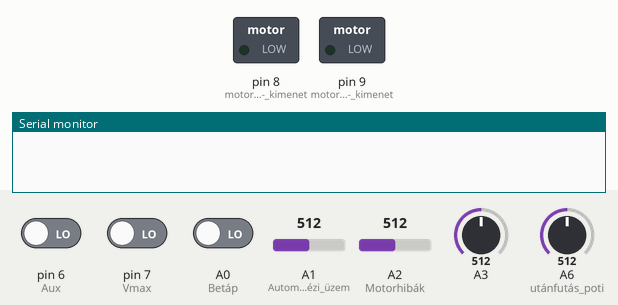
A sketch run on a simulated Arduino Nano, built with avr-gcc and run on an emulated ATmega328P. Parts: switched loads named in the sketch (green lamp = pin HIGH), the last lines printed to the serial monitor. The test bench sets the inputs (shaded band); at power-on: A1 (Automata-kézi_üzem) = 512, A2 (Motorhibák) = 512, pin 6 (Aux) LOW, pin 7 (Vmax) LOW, A0 (Betáp) LOW, A3 = 512, A6 (utánfutás_poti) = 512. Pins used as bus, display or sensor lines are not drawn.

Above: at 0.8 s.
0.9 s: A1 (Automata-kézi_üzem) set to 683
2.8 s: A1 (Automata-kézi_üzem) set to 708
At 4.4 s:
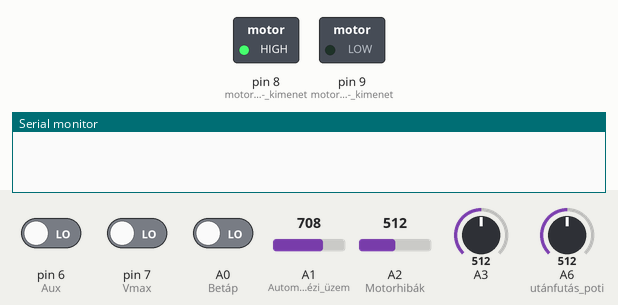
5.2 s: A2 (Motorhibák) set to 469
7.1 s: A2 (Motorhibák) set to 442
At 9.2 s:
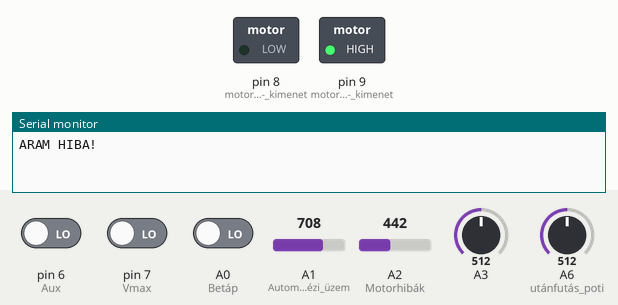
9.5 s: A2 (Motorhibák) set to 109
11.4 s: A2 (Motorhibák) set to 96
At 12.8 s:
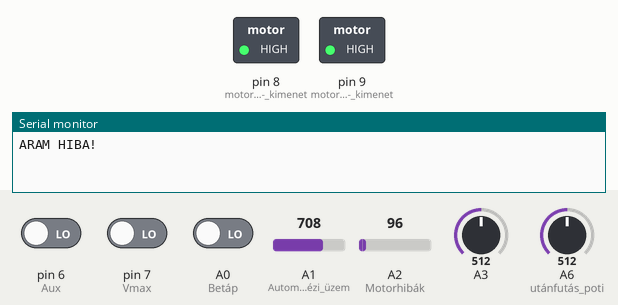
Timing chart, 0 to 14.4 s (numbered marks = the images above; inputs shaded):
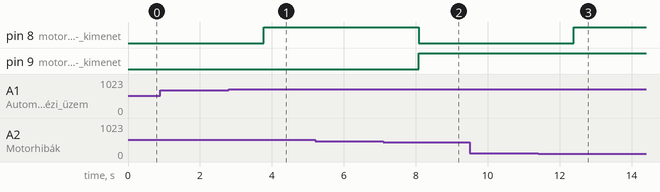

The sketch:

SZIV_VEZ_02.ino
```cpp
#include <SPI.h>
#include <SoftwareSerial.h>
SoftwareSerial gsm = SoftwareSerial(4, 5);

String telszam = "+36709421310";
char ok[] = "OK";
bool tovabb;
bool bet_hiba_timer_start, bet_hiba_timer_finish;
bool m1_hiba_timer_start, m1_hiba_timer_finish;
bool m2_hiba_timer_start, m2_hiba_timer_finish;
bool vmax_hiba_timer_start, vmax_hiba_timer_finish;
bool sms_m1h, sms_m2h, sms_m1h_flag, sms_m2h_flag, sms_betap, sms_vmax;
bool mot1_hiba, mot2_hiba, valt, mot_valtak, mot_valt_cs1, szint_kapcs;
bool mot1_out, mot2_out, SSR_out, aux_in, vmax_in, betap_in;
bool fut_LED, am_LED, hiba_LED, level1_LED, level2_LED, level3_LED, mot1_LED, mot2_LED;
byte loopcnt, LED_OUT, timer2, bet_hiba_timer, m1_hiba_timer, m2_hiba_timer, vmax_hiba_timer;
int auto_manual_in, motorhiba_in, szint_in, utanfutas_in;
unsigned long timer1 = 0;

void setup() {
  sms_betap = true;
  pinMode(A0, INPUT);  // Betáp
  pinMode(A1, INPUT);  // Automata-kézi üzem
  pinMode(A2, INPUT);  // Motorhibák
  pinMode(A3, INPUT);  // 4-20mA szint
  pinMode(A6, INPUT);  // utánfutás poti
  pinMode(6,  INPUT);  // Aux
  pinMode(7,  INPUT);  // Vmax
  pinMode(3,  OUTPUT); // SS RELÉ - hiba kimenet
  pinMode(8,  OUTPUT); // motor1 - kimenet
  pinMode(9,  OUTPUT); // motor2 - kimenet
  pinMode(10, OUTPUT); // SPI_SS
  SPI.begin();
  Serial.begin(57600);
  gsm.begin(57600);

  while (1) {

    if (valt) {
      for (byte i = 0; i < 10; i++) analogReference(INTERNAL);
      for (byte i = 0; i < 3; i++) auto_manual_in =  analogRead(A1);
      for (byte i = 0; i < 3; i++) motorhiba_in   =  analogRead(A2);
      for (byte i = 0; i < 3; i++) szint_in       =  analogRead(A3);
    }
    else {
      for (byte i = 0; i < 10; i++) analogReference(DEFAULT);
      for (byte i = 0; i < 3; i++) utanfutas_in   =  analogRead(A6);
    }

    betap_in       =  digitalRead(A0);
    aux_in         =  digitalRead(6);
    vmax_in        =  digitalRead(7);

    if (millis() - timer1 > 20) {

      // HeartBeat kijezlése a FUT_LED-re ha van betáp, 2 másodpercenként felvillantva:
      if ((loopcnt == 0 || loopcnt == 15) && betap_in == 1) {
        fut_LED = true;
      }
      else {
        fut_LED = false;
      }

      // Szint mérés kijelzése
      if (szint_in > 650) {
        level3_LED = true;
        level2_LED = true;
        level1_LED = true;
        mot1_out = true;
        mot2_out = true;
        mot_valt_cs1 = true;
        timer2 = 0;
      }
      else if (szint_in > 450) {
        level3_LED = false;
        level2_LED = true;
        level1_LED = true;
        if (mot_valt_cs1) {
          mot_valtak = !mot_valtak;
          mot_valt_cs1 = false;
        }
        if (mot_valtak) {
          mot1_out = true;
          if (timer2 >= (utanfutas_in / 32) + 1) {
            mot2_out = true;
          }
          else {
            mot2_out = false;
          }
        }
        else {
          if (timer2 >= (utanfutas_in / 32) + 1) {
            mot1_out = true;
          }
          else {
            mot1_out = false;
          }
          mot2_out = true;
        }
        szint_kapcs = true;
      }
      else if (szint_in > 250) {
        level3_LED = false;
        level2_LED = false;
        level1_LED = true;
        timer2 = 0;
        // motor előző állapotát tartja...
        if (szint_kapcs) {
          if (mot_valtak) {
            mot1_out = true;
            mot2_out = false;
          }
          else {
            mot1_out = false;
            mot2_out = true;
          }
        }
      }
      else {
        level3_LED = false;
        level2_LED = false;
        level1_LED = false;
        mot1_out = false;
        mot2_out = false;
        szint_kapcs = false;
        mot_valt_cs1 = true;
        timer2 = 0;
      }

      // Auto - Manual mod valaszto:
      if (auto_manual_in > 700) {
        mot1_out = true;
        mot2_out = true;
        am_LED = true;
      }
      else if (auto_manual_in > 450) {
        mot1_out = false;
        mot2_out = true;
        am_LED = true;
      }
      else if (auto_manual_in > 300) {
        mot1_out = true;
        mot2_out = false;
        am_LED = true;
      }
      else if (auto_manual_in > 100) {
        am_LED = false;
      }
      else {
        if (betap_in) {
          hiba_LED = true;
          am_LED = true;
        }
        else {
          am_LED = false;
        }
      }

      // Motor hiba valasztas:
      if (motorhiba_in > 700) {
        sms_m2h = true;
        sms_m1h = true;
        mot2_hiba = true;
        mot1_hiba = true;
      }
      else if (motorhiba_in > 450) {
        sms_m2h = true;
        sms_m1h = false;
        mot2_hiba = true;
        mot1_hiba = false;
      }
      else if (motorhiba_in > 300) {
        sms_m2h = false;
        sms_m1h = true;
        mot2_hiba = false;
        mot1_hiba = true;
      }
      else if (motorhiba_in > 100) {
        if (betap_in) {
          sms_m2h = false;
          sms_m1h = false;
          mot2_hiba = false;
          mot1_hiba = false;
        }
      }
      else {
        if (betap_in) {
          mot2_hiba = true;
          mot1_hiba = true;
        }
        else {
          mot2_hiba = false;
          mot1_hiba = false;
        }
      }

      // picit több késleltetés, 500ms -onként teljesül :
      if (loopcnt == 0 || loopcnt == 25 || loopcnt == 50 || loopcnt == 75) {
        // AD konverzió referencia kapcsolgatása
        valt = !valt;

        // Ha nincs betáp akkor villogó hibajelzés:
        if (betap_in == 0) {
          hiba_LED = true;
        }


        // Vész Maximum esetén Motorokat bekapcsolja, Level3 LED villog:
        if (vmax_in) {
          mot1_out = true;
          mot2_out = true;
          level3_LED = true;
        }

        // Motorhiba esetén a hozzátartozó LED villogtatása:
        if (mot1_hiba) {
          mot1_LED = true;
          hiba_LED = true;
          mot1_out = false;
        }
        else {
          mot1_LED = mot1_out;
        }
        if (mot2_hiba) {
          mot2_LED = true;
          hiba_LED = true;
          mot2_out = false;
        }
        else {
          mot2_LED = mot2_out;
        }

        digitalWrite(8, mot1_out);  // motor 1 vezérlése
        digitalWrite(9, mot2_out);  // motor 2 vezérlése
        /*
          Serial.print("Mot1: ");
          Serial.print(mot1_out);
          Serial.print("\t");
          Serial.print("Mot2: ");
          Serial.print(mot2_out);
          Serial.println("\t");
        */
        mot1_out = false;
        mot2_out = false;
      }
      else {
        if (mot1_hiba) {
          mot1_LED = false;
        }
        if (mot2_hiba) {
          mot2_LED = false;
        }
        if (mot1_hiba == 0 && mot2_hiba == 0) {
          hiba_LED = false;
        }
        if (szint_in > 650 && vmax_in) {
          level3_LED = false;
        }
        if (auto_manual_in < 100) {
          am_LED = false;
        }
      }

      digitalWrite(3, hiba_LED);  // SSR relé vezérlése
      LED_OUT = (fut_LED << 7) | (am_LED << 6) | (hiba_LED << 5) | (mot1_LED << 4) | (mot2_LED << 3) | (level1_LED << 2) | (level2_LED << 1) | level3_LED;
      bitClear (PORTB, 2);
      SPI.transfer(LED_OUT);
      bitSet (PORTB, 2);
      /*
            Serial.print("pot: ");
            Serial.print(utanfutas_in / 32);
            Serial.print("\t");

            Serial.print("A/M: ");
            Serial.print(auto_manual_in);
            Serial.print("\t");

            Serial.print("M_hiba: ");
            Serial.print(motorhiba_in);
            Serial.print("\t");

            Serial.print("Szint: ");
            //Serial.print(float(szint_in * 19.64 / 1024));
            Serial.print(szint_in);
            Serial.print("\t");

            Serial.print((betap_in << 7) | (aux_in << 6) | (vmax_in << 5) | (mot1_LED << 4) | (mot2_LED << 3) | (level1_LED << 2) | (level2_LED << 1) | level3_LED, BIN);

            Serial.println();
      */


      if (loopcnt > 99) {

        // váltakozva indulás időzítője:
        if (timer2 < 255) timer2++;

        // betap hiba timer
        if (bet_hiba_timer_start) {
          if (bet_hiba_timer < 3) {
            bet_hiba_timer++;
          }
          else {
            bet_hiba_timer_finish = true;
            bet_hiba_timer_start = false;
            bet_hiba_timer = 0;
          }
        }
        else {
          bet_hiba_timer = 0;
        }

        // motor 1 hiba timer
        if (m1_hiba_timer_start) {
          if (m1_hiba_timer < 3) {
            m1_hiba_timer++;
          }
          else {
            m1_hiba_timer_finish = true;
            m1_hiba_timer_start = false;
            m1_hiba_timer = 0;
          }
        }
        else {
          m1_hiba_timer = 0;
        }

        // motor 2 hiba timer
        if (m2_hiba_timer_start) {
          if (m2_hiba_timer < 3) {
            m2_hiba_timer++;
          }
          else {
            m2_hiba_timer_finish = true;
            m2_hiba_timer_start = false;
            m2_hiba_timer = 0;
          }
        }
        else {
          m2_hiba_timer = 0;
        }

        // vmax hiba timer
        if (vmax_hiba_timer_start) {
          if (vmax_hiba_timer < 3) {
            vmax_hiba_timer++;
          }
          else {
            vmax_hiba_timer_finish = true;
            vmax_hiba_timer_start = false;
            vmax_hiba_timer = 0;
          }
        }
        else {
          vmax_hiba_timer = 0;
        }

        loopcnt = 0;
      }
      else {
        loopcnt++;
      }
      timer1 = millis();
    }

    //SMS küldés:

    // betáp hiba esetén:
    if (betap_in != sms_betap) {
      bet_hiba_timer_start = true;
      if (bet_hiba_timer_finish) {
        if (!betap_in) {
          Serial.println(F("ARAM HIBA!"));
        }
        else {
          Serial.println(F("ARAM OK..."));
        }
        sms_betap = betap_in;
        bet_hiba_timer_finish = false;
      }
    }
    else {
      bet_hiba_timer_start = false;
    }

    // 1. Motorhiba esetén
    if (sms_m1h != sms_m1h_flag) {
      m1_hiba_timer_start = true;
      if (m1_hiba_timer_finish) {
        if (sms_m1h) {
          Serial.println(F(" 1. MOTOR HIBA"));
        }
        else {
          Serial.println(F(" 1. MOTOR OK..."));
        }
        sms_m1h_flag = sms_m1h;
        m1_hiba_timer_finish = false;
      }
    }
    else {
      m1_hiba_timer_start = false;
    }

    // 2. Motorhiba esetén
    if (sms_m2h != sms_m2h_flag) {
      m2_hiba_timer_start = true;
      if (m2_hiba_timer_finish) {
        if (sms_m2h) {
          Serial.println(F(" 2. MOTOR HIBA"));
        }
        else {
          Serial.println(F(" 2. MOTOR OK..."));
        }
        sms_m2h_flag = sms_m2h;
        m2_hiba_timer_finish = false;
      }
    }
    else {
      m2_hiba_timer_start = false;
    }


    // vmax hiba esetén:
    if (vmax_in != sms_vmax) {
      vmax_hiba_timer_start = true;
      if (vmax_hiba_timer_finish) {
        if (vmax_in) {
          Serial.println(F("KRITIKUS SZINT!"));
          /*
            gsm.flush();
            Serial.print(F("GSM modul kereses...\t"));
            tovabb = false;
            while (!tovabb) {
            if (gsm.find(ok)) {
              Serial.println(ok);
              tovabb = true;
            }
            else {
              gsm.println(F("AT"));
              delay(100);
            }
            }
          */
          gsm.println("AT"); // HandShake
          delay(500);
          updateSerial();
          gsm.println("AT+CMGF=1"); // TEXT mode
          delay(500);
          updateSerial();
          gsm.println("AT+CMGS=\"" + telszam + "\"");
          gsm.print("KRITIKUS SZINT!"); //text content
          delay(500);
          updateSerial();
          gsm.write(26);
        }
        else {
          Serial.println(F("SZINT OK..."));
        }
        sms_vmax = vmax_in;
        vmax_hiba_timer_finish = false;
      }
    }
    else {
      vmax_hiba_timer_start = false;
    }

    updateSerial();

  }

}

void loop() {
}

void updateSerial()
{
  while (Serial.available())
  {
    gsm.write(Serial.read());//Forward what Serial received to Software Serial Port
  }
  while (gsm.available())
  {
    Serial.write(gsm.read());//Forward what Software Serial received to Serial Port
  }
}
```

Measured:
- the behaviour switches between 700 and 701 on A1 (Automata-kézi_üzem) (found by bisection; images 0 and 1)
- the behaviour switches between 451 and 450 on A2 (Motorhibák) (found by bisection; images 1 and 2)
- the behaviour switches between 101 and 100 on A2 (Motorhibák) (found by bisection; images 2 and 3)
- after the input at 0.9 s, every drawn part: stays the same
- after the input at 2.8 s, pin 8 (motor1_-_kimenet): LOW → HIGH after 0.98 s
- after the input at 5.2 s, every drawn part: stays the same
- after the input at 7.1 s, pin 8 (motor1_-_kimenet): HIGH → LOW after 0.99 s; pin 9 (motor2_-_kimenet): LOW → HIGH after 0.99 s
- after the input at 9.5 s, every drawn part: stays the same
- after the input at 11.4 s, pin 8 (motor1_-_kimenet): LOW → HIGH after 1.0 s
